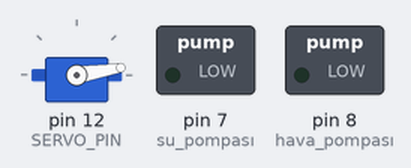
This sketch was run on a simulated Arduino Uno, built with avr-gcc and run on an emulated ATmega328P. On the bench: servo, switched loads named in the sketch (green lamp = pin HIGH).

Above: at 0.55 s.
At 1.45 s:
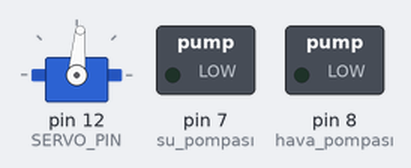
At 2.35 s:
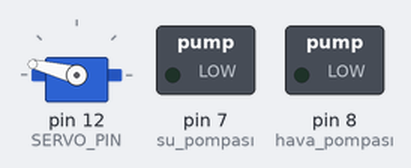
At 4.2 s:
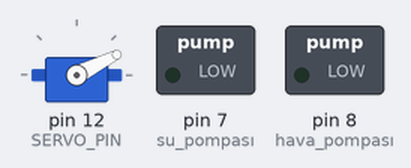
Timing chart, 0 to 8.1 s (numbered marks = the images above):
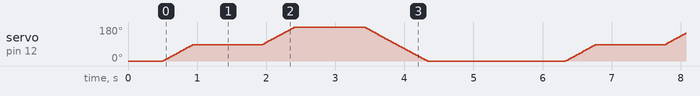

The sketch:

servo_testi.ino
```cpp
/*
 * SERVO DENEME SKETCH'İ — tek işi servoyu döndürmek.
 * ---------------------------------------------------------------
 * Bu dosya KULLANICININ KENDİ KODUDUR. Servo dönmediğinde "kod mu, donanım
 * mı" sorusunu kapatmak için duruyor: sensör yok, seri komut yok, JSON yok
 * — sadece servo. Burada dönüyorsa donanım sağlamdır ve arıza ana
 * sketch'tedir; burada da dönmüyorsa arıza donanımdadır.
 *
 * TEK EKLEME: aşağıdaki RÖLE GÜVENLİĞİ bloğu. Servo mantığına dokunulmadı.
 *
 * SERVO_PIN ANA SKETCH'LE AYNI OLMAK ZORUNDA (şu an 12). Bu ikisi bir kez
 * ayrı düştü — dosya 9'da kalmışken kablo D10'a geçmişti — ve o hâliyle
 * kopuk bir hattı sürüyordu. Öyle bir denemenin vereceği "donanım bozuk"
 * cevabı yanlış olurdu; ölçtüğü tek şey kopuk kablo olurdu.
 *
 * DİKKAT — BU SKETCH YÜKLÜYKEN MAKİNE SENSÖRSÜZDÜR. Panel ölçüm göstermez,
 * röleler panelden sürülemez, uç seçimi çalışmaz. Deneme bitince ana
 * sketch'i geri yükleyin:
 *     cd ~/farmbot && bash arduino-yukle.sh
 */

#include <Servo.h>

Servo myServo;

const int SERVO_PIN = 12;
int currentAngle = 0; // Tracks current servo position

void setup() {
  /* ---- RÖLE GÜVENLİĞİ — EKLENEN TEK ŞEY, İLK İŞ OLARAK -------------
   * Pompalar rölenin NC ucunda. Pin GİRİŞ ve boşta kaldığı sürece bobin
   * çekmiyor, NC kapalı kalıyor ve POMPA ÇALIŞIYOR. Yani bu iki satır
   * olmadan, servo denemesi boyunca su akar.
   *
   * LOW = bobin çekili = NC açık = pompa KAPALI (ana sketch'te
   * ROLE_AKTIF_LOW 0 ile aynı kutuplama). Önce seviye yazılıyor, sonra
   * pin çıkışa alınıyor: ters sırada pin bir an LOW'da kalıp röleye
   * darbe atıyor. */
  digitalWrite(7, LOW); pinMode(7, OUTPUT);   // su pompası
  digitalWrite(8, LOW); pinMode(8, OUTPUT);   // hava pompası
  /* ------------------------------------------------------------------ */

  myServo.attach(SERVO_PIN);
  myServo.write(currentAngle); // Move to 0 degrees initially
  delay(500);
}

void loop() {
  // Move to 90 degrees with a 20ms step delay (medium speed)
  moveToAngle(85, 5);
  delay(1000);

  // Move to 180 degrees with a 50ms step delay (slower speed)
  moveToAngle(180, 5);
  delay(1000);

  // Return to 0 degrees quickly with a 5ms step delay
  moveToAngle(0, 5);
  delay(2000);
}

// Function to move to target angle with speed control
void moveToAngle(int targetAngle, int stepDelay) {
  int step = (targetAngle > currentAngle) ? 1 : -1;

  while (currentAngle != targetAngle) {
    currentAngle += step;
    myServo.write(currentAngle);
    delay(stepDelay); // Larger delay = slower rotation speed
  }
}
```
